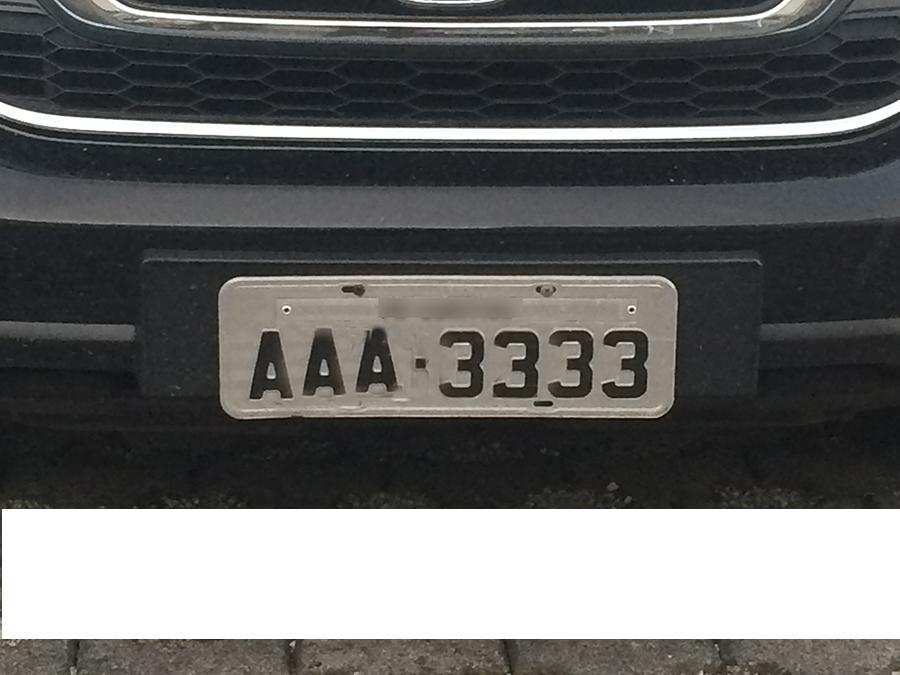
#> input picture TCC-DIEGO/OpenCV_Diego_Codigo/carro3.jpg, 900 x 675 px
$ python ExtracaoDePlaca.py   (older library calls are emulated)
#> lines starting #> are read from the running program, lines starting #| are printed output that depends on the picture; after the words box and inside, x2 and y2 are one past the last pixel; in counts of white or black regions, pixels touching at a corner belong together
import cv2
from PIL import Image
import pytesseract
import argparse
import os


img_in = cv2.imread('carro3.jpg') # Carregar imagem
#> img_in is the input picture: shape (675, 900, 3); mean B, G, R 102, 102.6, 102.5
cv2.imshow("PlacaOriginal", img_in)# exibir imagem na tela

cinza = cv2.cvtColor(img_in, cv2.COLOR_BGR2GRAY) # Convertendo a imagem em escala de cinza
cv2.imshow("PlacaCinza", cinza)# exibir imagem na tela

#Limiarizar a imagem, deixar no limite minimo do preto e maximo do branco.
#Utilizamos a imagem do carro que ja esta em escala de cinza, binarizada
#Utlizamos 255 que eh o maximo do branco e 90 do preto
#Todas as cores iriam para o limite do branco ou do preto
#BINARIZANDO A IMAGEM
_, binarizada = cv2.threshold(cinza, 90, 255, cv2.THRESH_BINARY)
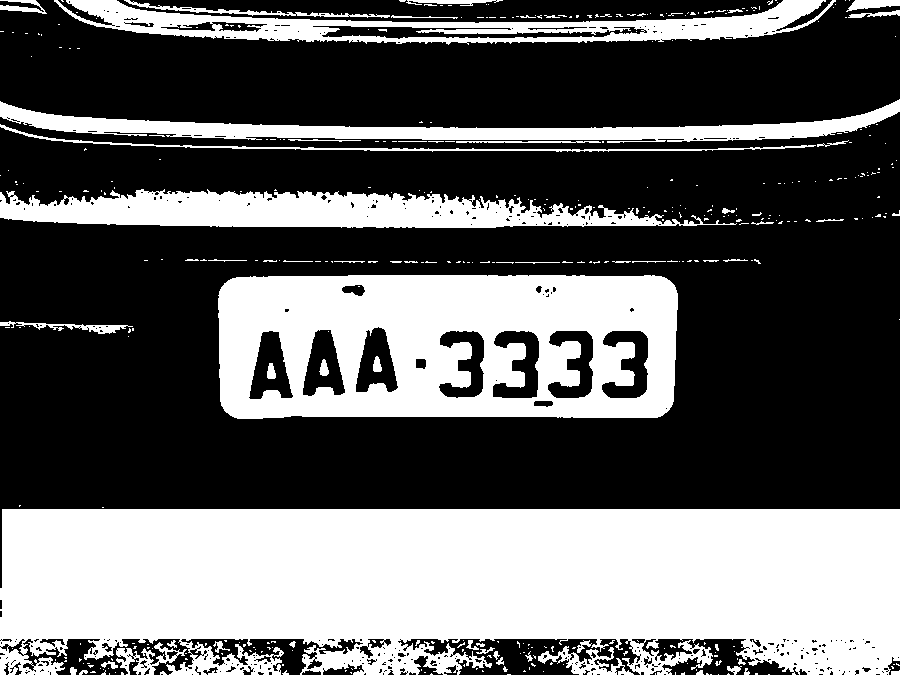
#> binarizada: shape (675, 900); 38.8% white; 401 white regions (339 under 20 px)
cv2.imshow('PlacaBinarizada',binarizada)
cv2.imwrite('PlacaBinarizada.jpg', binarizada)


#Agora iremos tirar o ruido para que a forma geometrica da placa seja destacada
desfoque = cv2.GaussianBlur(binarizada, (5, 5), 0)
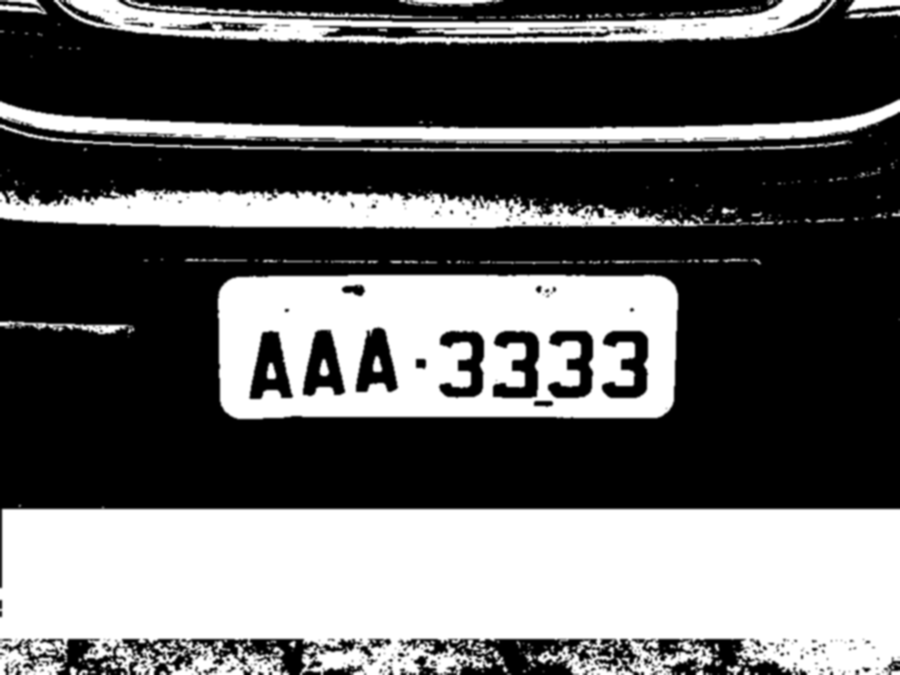
#> desfoque: shape (675, 900); min 0, max 255, mean 98.9
cv2.imshow('PLacaDesfocada', desfoque)
cv2.imwrite('PlacaCinzaDesfocada.jpg', desfoque)

#Agora tentar extrair os contornos que queremos no caso a placa
#cv2.RETR_TREE = Encontra contorno dentro de contorno
#cv2.CHAIN_APPROX_NONE = Aproxima todos os contornos
#Retorna 3 parametros - 1=Imagem ; 2=Contornos ; 3= Hirarquia dos contornos
# Resumo: Procurando na imagem desfocada todos os contornos dentro dos contornos aproximando todos os contornos e armazenando na variavel CONTORNOS
#retornando um array numpy de contornos
_, contornos, hier = cv2.findContours(binarizada, cv2.RETR_TREE, cv2.CHAIN_APPROX_NONE)
#> contornos = 860 contours, 770 with area under 20; largest, box (x1, y1, x2, y2) and area: (0, 509, 900, 675) 130012, (218, 275, 678, 419) 63844, (0, 189, 737, 228) 16828, (54, 0, 836, 45) 15148, (0, 99, 900, 143) 11299


#Pintar os contornos das imagens
#cv2.drawContours(img_in, contornos, -1, (0, 255, 0), 2)
#cv2.imshow('Pintar os contornos da imagem original', img_in)

#Como eu quero contornos de placa, o qual tem 4 lados, quadrados.
#..irei percorrer cada contorno com um FOR
for c in contornos:

    perimetro = cv2.arcLength(c, True)
#> perimetro = 2

    if 200 < perimetro > 120: #pegando retangulos grandes e descartando os menores
        #criar uma variavel para verificar a forma e transforma-la  na forma mais proxima que o contorno tem originalmente
        aprox = cv2.approxPolyDP(c, 0.03 * perimetro, True)

            #E ai verifico se tem 4 lados == 4
        if len(aprox) == 4:

                #aproximar essa minha area de um retangulo ou de um quadrado
                (x, y, alt, lar) = cv2.boundingRect(c)
                cv2.rectangle(img_in, (x , y), (x+alt, y+lar), (0,255,0), 2)

                P_E = img_in[y:y + lar, x:x + alt] #podemos alternar a troca para img_in para pegar apenas a placa original sem nenhuma alteracao de imagem
                cv2.imwrite('PlacaExtraidaParatratamento.jpg', P_E)
                print(pytesseract.image_to_string(Image.open('PlacaExtraidaParatratamento.jpg'))) #com essa imagem ainda nao consigo extrair o texto dela
                cv2.imshow("Figura aproximada so com quadrados", img_in)


cv2.waitKey(0) #Nao fecha a tela enquanto alguma tecla nao for pressioanda
cv2.destroyAllWindows() # Garante apos o pressionamento da tecla que as janelas fechem
